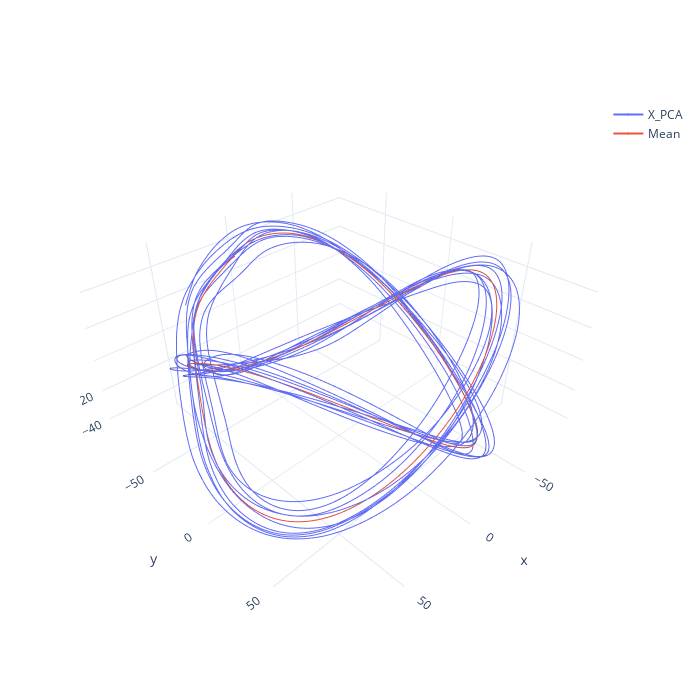

Notebook code cell kept with this figure:
### Code cell
fig = go.Figure()
fig.update_layout(autosize=False, width=700, height=700)
fig.add_trace(go.Scatter3d(x=Y[:,0],
                           y=Y[:,1],
                           z=Y[:,2],
                           marker=dict(size=0.1,line=dict(width=0.01)),
                           name = 'X_PCA'
                          )
             )
fig.add_trace(go.Scatter3d(x=regression[:,0],
                           y=regression[:,1],
                           z=regression[:,2],
                           marker=dict(size=0.1,line=dict(width=0.01)),
                           name = 'Mean'
                            )
                )
fig.layout.template = 'plotly_white'
fig.show()

### Figure 1 — Plotly figure (JSON) as saved in the notebook; plotly's stock layout.template omitted (floating-point values rounded to 4 significant figures; data arrays with more than 128 entries replaced by an {"elided": "..."} marker saying what was removed)
{"data": [{"marker": {"line": {"width": 0.01}, "size": 0.1}, "name": "X_PCA", "type": "scatter3d", "x": {"elided": "4167 float values"}, "y": {"elided": "4167 float values"}, "z": {"elided": "4167 float values"}}, {"marker": {"line": {"width": 0.01}, "size": 0.1}, "name": "Mean", "type": "scatter3d", "x": {"elided": "900 float values"}, "y": {"elided": "900 float values"}, "z": {"elided": "900 float values"}}], "layout": {"autosize": false, "height": 700, "width": 700}}
